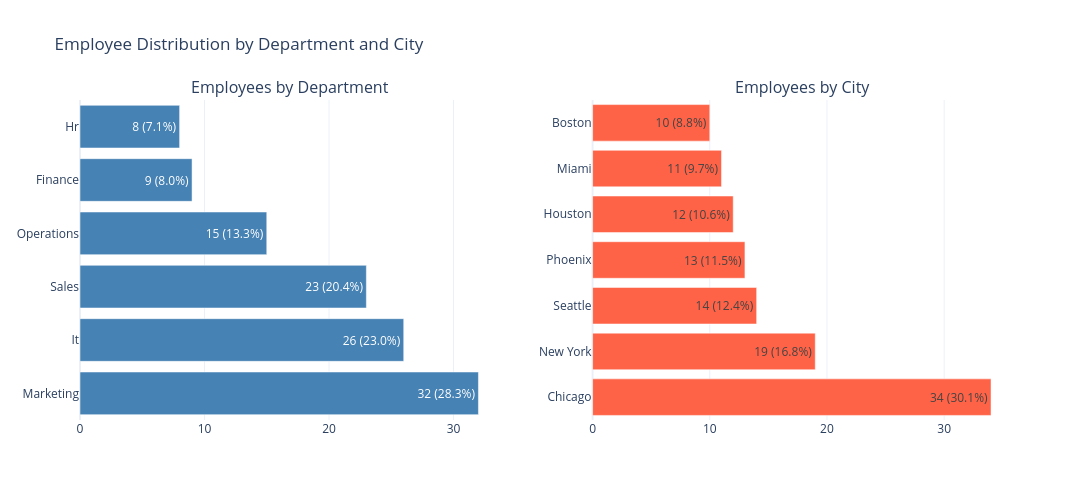

Notebook code cell kept with this figure:
### Markdown cell above
# EMPLOYEES DISTRIBUTION

### Code cell
import plotly.subplots as sp
import plotly.graph_objects as go
import pandas as pd

# --- Step 1: Clean Data ---
df['Department'] = df['Department'].str.title()
df['City'] = df['City'].str.title()

# Remove rows where City is missing or 'Unknown'
df = df[df['City'].notna() & (df['City'] != 'Unknown')]

# --- Step 2: Count Employees ---
dept_counts = df['Department'].value_counts().sort_values(ascending=False)
city_counts = df['City'].value_counts().sort_values(ascending=False)

# --- Step 3: Percentages ---
dept_percent = (dept_counts / dept_counts.sum() * 100).round(1)
city_percent = (city_counts / city_counts.sum() * 100).round(1)

# --- Step 4: Create Subplots ---
fig = sp.make_subplots(rows=1, cols=2, subplot_titles=("Employees by Department", "Employees by City"))

# --- Department Bar Chart ---
fig.add_trace(go.Bar(
    y=dept_counts.index,
    x=dept_counts.values,
    orientation='h',
    marker_color='steelblue',
    text=[f"{count} ({pct}%)" for count, pct in zip(dept_counts.values, dept_percent)],
    textposition='auto',
    hovertemplate="Department: %{y}<br>Employees: %{x}<br>Percentage: %{text}<extra></extra>"
), row=1, col=1)

# --- City Bar Chart ---
fig.add_trace(go.Bar(
    y=city_counts.index,
    x=city_counts.values,
    orientation='h',
    marker_color='tomato',
    text=[f"{count} ({pct}%)" for count, pct in zip(city_counts.values, city_percent)],
    textposition='auto',
    hovertemplate="City: %{y}<br>Employees: %{x}<br>Percentage: %{text}<extra></extra>"
), row=1, col=2)

# --- Layout ---
fig.update_layout(
    title="Employee Distribution by Department and City",
    template="plotly_white",
    width=1100,
    height=500,
    showlegend=False
)

fig.show()

### Figure 1 — Plotly figure (JSON) as saved in the notebook; plotly's stock layout.template omitted (floating-point values rounded to 4 significant figures)
{"data": [{"hovertemplate": "Department: %{y}<br>Employees: %{x}<br>Percentage: %{text}<extra></extra>", "marker": {"color": "steelblue"}, "orientation": "h", "text": ["32 (28.3%)", "26 (23.0%)", "23 (20.4%)", "15 (13.3%)", "9 (8.0%)", "8 (7.1%)"], "textposition": "auto", "type": "bar", "x": [32, 26, 23, 15, 9, 8], "xaxis": "x", "y": ["Marketing", "It", "Sales", "Operations", "Finance", "Hr"], "yaxis": "y"}, {"hovertemplate": "City: %{y}<br>Employees: %{x}<br>Percentage: %{text}<extra></extra>", "marker": {"color": "tomato"}, "orientation": "h", "text": ["34 (30.1%)", "19 (16.8%)", "14 (12.4%)", "13 (11.5%)", "12 (10.6%)", "11 (9.7%)", "10 (8.8%)"], "textposition": "auto", "type": "bar", "x": [34, 19, 14, 13, 12, 11, 10], "xaxis": "x2", "y": ["Chicago", "New York", "Seattle", "Phoenix", "Houston", "Miami", "Boston"], "yaxis": "y2"}], "layout": {"annotations": [{"font": {"size": 16}, "showarrow": false, "text": "Employees by Department", "x": 0.225, "xanchor": "center", "xref": "paper", "y": 1, "yanchor": "bottom", "yref": "paper"}, {"font": {"size": 16}, "showarrow": false, "text": "Employees by City", "x": 0.775, "xanchor": "center", "xref": "paper", "y": 1, "yanchor": "bottom", "yref": "paper"}], "height": 500, "showlegend": false, "title": {"text": "Employee Distribution by Department and City"}, "width": 1100, "xaxis": {"anchor": "y", "domain": [0, 0.45]}, "xaxis2": {"anchor": "y2", "domain": [0.55, 1]}, "yaxis": {"anchor": "x", "domain": [0, 1]}, "yaxis2": {"anchor": "x2", "domain": [0, 1]}}}
